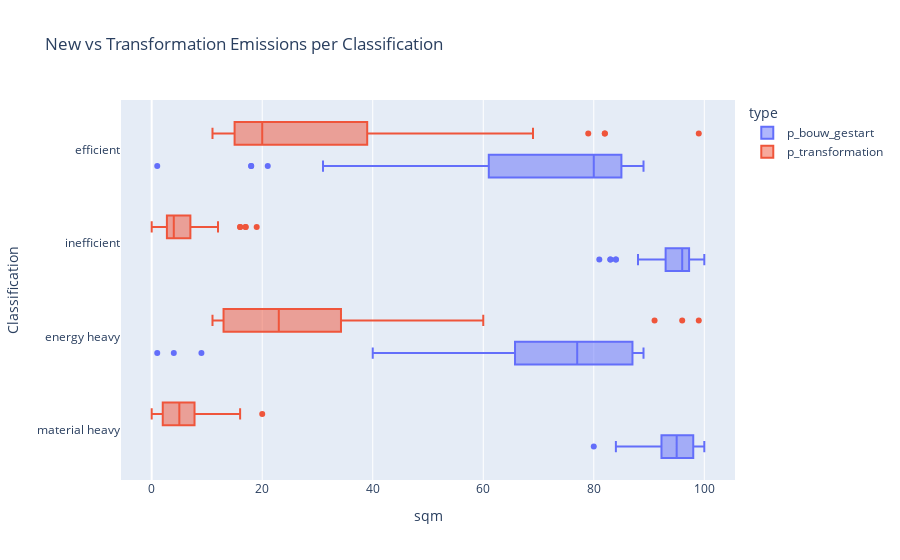

Here is the notebook cell this chart was saved with:
### Code cell
query = ''' 
SELECT municipality, status, SUM(sqm) AS sqm
FROM new_housing_emissions 
WHERE status != 'in use'
GROUP BY municipality, status 
'''

sqm_byStatus = pd.read_sql_query(query, engine)
sqm_byStatus = sqm_byStatus.pivot_table(index='municipality', columns='status', values='sqm', aggfunc='sum').reset_index()
sqm_byStatus.columns = ['municipality', 'bouw_gestart', 'transformation']
sqm_byStatus['p_bouw_gestart'] = round(sqm_byStatus['bouw_gestart'] / (sqm_byStatus['bouw_gestart'] + sqm_byStatus['transformation']) * 100)
sqm_byStatus['p_transformation'] = round(sqm_byStatus['transformation'] / (sqm_byStatus['bouw_gestart'] + sqm_byStatus['transformation']) * 100)

sqm_byStatus = df[['municipality', 'classification']].merge(sqm_byStatus, on='municipality')
sqm_byStatus_long = sqm_byStatus.melt(id_vars=["municipality", "classification"], 
                  value_vars=["p_bouw_gestart", "p_transformation"],
                  var_name="status", 
                  value_name="sqm")
sqm_byStatus_long

fig = px.box(sqm_byStatus_long, 
             y="classification", 
             x="sqm", 
             color="status", 
             title="New vs Transformation Emissions per Classification",
             labels={"sqm": "sqm", "classification": "Classification", "status": "type"}, 
             category_orders={"classification": ["efficient", "inefficient", "energy heavy", "material heavy"]})
fig.show()

### Figure 1 — Plotly figure (JSON) as saved in the notebook; plotly's stock layout.template omitted (floating-point values rounded to 4 significant figures; data arrays with more than 128 entries replaced by an {"elided": "..."} marker saying what was removed)
{"data": [{"alignmentgroup": "True", "hovertemplate": "type=p_bouw_gestart<br>sqm=%{x}<br>Classification=%{y}<extra></extra>", "legendgroup": "p_bouw_gestart", "marker": {"color": "#636efa"}, "name": "p_bouw_gestart", "notched": false, "offsetgroup": "p_bouw_gestart", "orientation": "h", "showlegend": true, "type": "box", "x": {"elided": "345 int values"}, "x0": " ", "xaxis": "x", "y": {"elided": "345 str values"}, "y0": " ", "yaxis": "y"}, {"alignmentgroup": "True", "hovertemplate": "type=p_transformation<br>sqm=%{x}<br>Classification=%{y}<extra></extra>", "legendgroup": "p_transformation", "marker": {"color": "#EF553B"}, "name": "p_transformation", "notched": false, "offsetgroup": "p_transformation", "orientation": "h", "showlegend": true, "type": "box", "x": {"elided": "345 int values"}, "x0": " ", "xaxis": "x", "y": {"elided": "345 str values"}, "y0": " ", "yaxis": "y"}], "layout": {"boxmode": "group", "legend": {"title": {"text": "type"}, "tracegroupgap": 0}, "title": {"text": "New vs Transformation Emissions per Classification"}, "xaxis": {"anchor": "y", "domain": [0, 1], "title": {"text": "sqm"}}, "yaxis": {"anchor": "x", "categoryarray": ["material heavy", "energy heavy", "inefficient", "efficient"], "categoryorder": "array", "domain": [0, 1], "title": {"text": "Classification"}}}}
